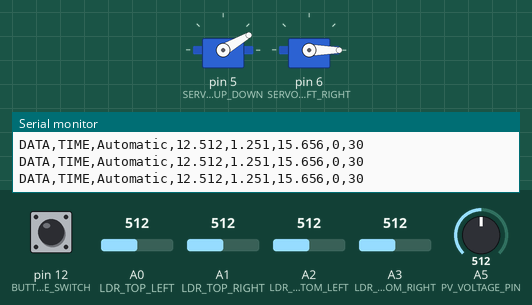
Recording of a sketch running on a simulated Arduino Uno, built with avr-gcc and run on an emulated ATmega328P. Parts: 2 × servo, the last lines printed to the serial monitor. The test bench sets the inputs (shaded band); at power-on: A0 (LDR_TOP_LEFT) = 512, A1 (LDR_TOP_RIGHT) = 512, A3 (LDR_BOTTOM_RIGHT) = 512, A2 (LDR_BOTTOM_LEFT) = 512, pin 12 (BUTTON_MODE_SWITCH) HIGH, A5 (PV_VOLTAGE_PIN) = 512.

Above: at 2.2 s.
2.3 s: A0 (LDR_TOP_LEFT) set to 550
At 3.57 s:
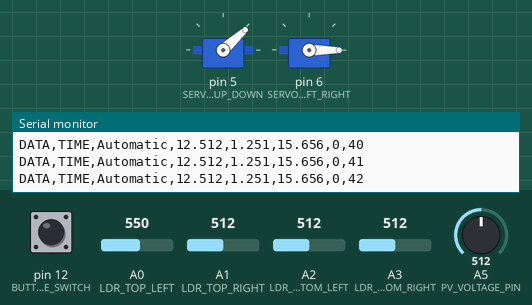
5.3 s: A1 (LDR_TOP_RIGHT) set to 557
8.3 s: A1 (LDR_TOP_RIGHT) set to 589
At 8.49 s:
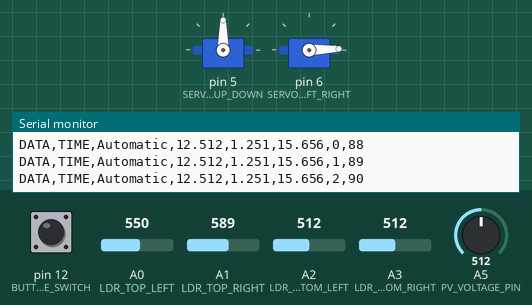
11.3 s: A3 (LDR_BOTTOM_RIGHT) set to 597
14.3 s: A3 (LDR_BOTTOM_RIGHT) set to 621
At 14.34 s:
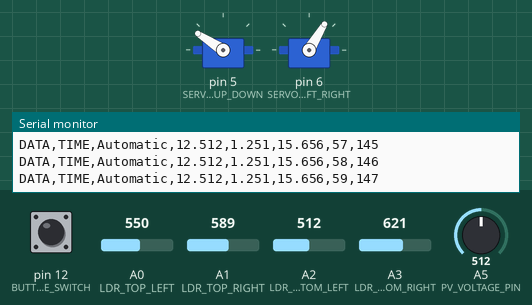
17.3 s: A2 (LDR_BOTTOM_LEFT) set to 716
At 17.42 s:
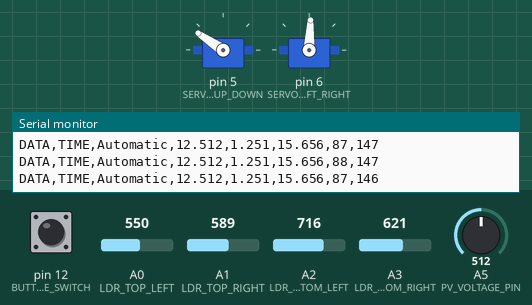
Timing chart, 0 to 23.8 s (numbered marks = the images above; inputs shaded):
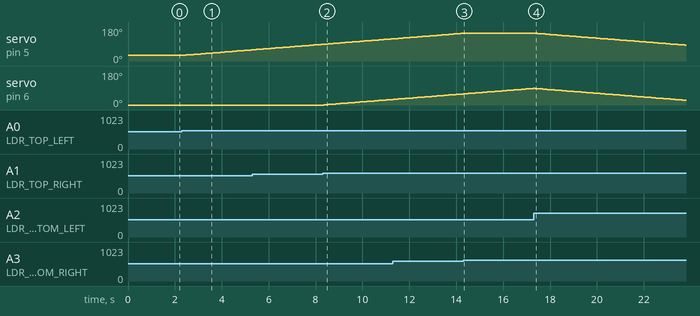

Measured:
- the behaviour switches between 533 and 534 on A0 (LDR_TOP_LEFT) (found by bisection; images 0 and 1)
- the behaviour switches between 571 and 572 on A1 (LDR_TOP_RIGHT) (found by bisection; images 1 and 2)
- the behaviour switches between 605 and 606 on A3 (LDR_BOTTOM_RIGHT) (found by bisection; images 2 and 3)
- after the input at 2.3 s, servo on pin 5 (SERVO_UP_DOWN): moves from 30° to 59° over 2.9 s, starting after 0.09 s
- after the input at 8.3 s, servo on pin 6 (SERVO_LEFT_RIGHT): moves from 0° to 29° over 2.9 s, starting at once
- after the input at 14.3 s, servo on pin 5 (SERVO_UP_DOWN): stays 147° (without the input it goes to 148° after 0.10 s)
- after the input at 17.3 s, servo on pin 5 (SERVO_UP_DOWN): moves from 147° to 84° over 6.4 s, starting after 0.08 s

The sketch:

Duy.ino
```cpp
/*
 * ========================================================================
 * DUAL-AXIS SOLAR TRACKER WITH ARDUINO UNO R3
 * ========================================================================
 *
 * PROJECT DESCRIPTION:
 * This project implements an automatic/manual dual-axis solar tracker
 * that can rotate to track the sun using LDR sensors (automatic mode)
 * or be controlled manually using a potentiometer.
 *
 * HARDWARE COMPONENTS:
 * - Arduino Uno R3
 * - 4x LDR sensors (Light Dependent Resistors)
 * - 2x Servo motors (MG996R for left-right, SG90 for up-down)
 * - 1x Potentiometer (for manual control)
 * - 2x Push buttons (mode switching and motor selection)
 * - 1x Solar PV panel with voltage sensor
 * - Resistors:  330Ω for LDR voltage dividers, load resistor for current measurement
 *
 * FEATURES:
 * - Automatic sun tracking using 4 LDR sensors
 * - Manual control using potentiometer
 * - Real-time data logging to Excel via PLX-DAQ
 * - Voltage, current, and power monitoring
 * - Night mode:  returns to sunrise position
 *
 * AUTHOR:  ducduyhsme
 * DATE: 2025-12-13
 * ========================================================================
 */

// Include the Servo library for controlling servo motors
#include <Servo.h>

// ========================================================================
// PIN DEFINITIONS
// ========================================================================

// LDR Sensor Pins (Analog Inputs)
#define LDR_TOP_LEFT     A0  // Top-left LDR sensor
#define LDR_TOP_RIGHT    A1  // Top-right LDR sensor
#define LDR_BOTTOM_LEFT  A2  // Bottom-left LDR sensor
#define LDR_BOTTOM_RIGHT A3  // Bottom-right LDR sensor

// Control Input Pins
#define POT_PIN          A4  // Potentiometer for manual control
#define PV_VOLTAGE_PIN   A5  // PV panel voltage measurement

// Servo Motor Control Pins (PWM)
#define SERVO_UP_DOWN    5   // Up-down servo motor (SG90) - controls elevation (south to north)
#define SERVO_LEFT_RIGHT 6   // Left-right servo motor (MG996R) - controls azimuth (east to west)

// Push Button Pins (Digital Inputs)
#define BUTTON_MOTOR_SELECT 11  // Button to select which motor to control in manual mode
#define BUTTON_MODE_SWITCH  12  // Button to switch between automatic and manual modes

// ========================================================================
// GLOBAL CONSTANTS
// ========================================================================

// Servo Motor Position Limits
#define SERVO_MIN_ANGLE  0    // Minimum servo angle (degrees)
#define SERVO_MAX_ANGLE  180  // Maximum servo angle (degrees)

// Light Sensing Thresholds
#define LIGHT_TOLERANCE  10   // Acceptable difference between LDR readings for stability
#define NIGHT_THRESHOLD  8    // Average LDR value below which system enters night mode

// Sunrise Position (Default position when night is detected)
#define SUNRISE_HORIZONTAL 0   // Left-right servo angle at sunrise (east position)
#define SUNRISE_VERTICAL   30  // Up-down servo angle at sunrise

// PV Panel Measurement Constants
#define LOAD_RESISTOR    10.0  // Load resistor value in Ohms (adjust to your actual value)
#define VOLTAGE_DIVIDER  5.0   // Voltage divider ratio (adjust based on your circuit)

// Timing Constants
#define SERIAL_BAUD_RATE 9600  // Serial communication speed for PLX-DAQ
#define LOOP_DELAY       100   // Main loop delay in milliseconds

// ========================================================================
// GLOBAL VARIABLES
// ========================================================================

// Create servo motor objects
Servo servoUpDown;      // Servo for vertical movement (elevation)
Servo servoLeftRight;   // Servo for horizontal movement (azimuth)

// Mode Control Variables
bool isAutoMode = true;        // true = automatic mode, false = manual mode
bool controlUpDown = true;     // true = control up-down motor, false = control left-right motor

// Button State Variables (for debouncing)
bool lastModeButtonState = HIGH;      // Previous state of mode switch button
bool lastMotorSelectButtonState = HIGH; // Previous state of motor select button
unsigned long lastModeDebounceTime = 0;   // Last time mode button was toggled
unsigned long lastMotorDebounceTime = 0;  // Last time motor select button was toggled
const unsigned long debounceDelay = 50;   // Debounce delay in milliseconds

// LDR Sensor Values
int ldrTopLeft = 0;      // Reading from top-left LDR
int ldrTopRight = 0;     // Reading from top-right LDR
int ldrBottomLeft = 0;   // Reading from bottom-left LDR
int ldrBottomRight = 0;  // Reading from bottom-right LDR

// Servo Position Variables
int currentHorizontalAngle = SUNRISE_HORIZONTAL;  // Current left-right servo angle
int currentVerticalAngle = SUNRISE_VERTICAL;      // Current up-down servo angle

// PV Panel Measurement Variables
float pvVoltage = 0.0;   // PV panel voltage in volts
float pvCurrent = 0.0;   // PV panel current in amperes
float pvPower = 0.0;     // PV panel power in watts

// ========================================================================
// SETUP FUNCTION - Runs once at startup
// ========================================================================
void setup() {
  // Initialize serial communication for data logging to Excel via PLX-DAQ
  Serial.begin(SERIAL_BAUD_RATE);

  // Send PLX-DAQ initialization commands
  Serial.println("CLEARDATA");  // Clear any existing data in Excel
  Serial.println("LABEL,Time,Mode,Voltage(V),Current(A),Power(W),Horizontal Angle,Vertical Angle");
  // Create column headers:  Time, Mode, Voltage, Current, Power, Servo Angles

  // Attach servo motors to their respective pins
  servoUpDown.attach(SERVO_UP_DOWN);        // Initialize up-down servo on pin 5
  servoLeftRight.attach(SERVO_LEFT_RIGHT);  // Initialize left-right servo on pin 6

  // Set servos to initial sunrise position
  servoLeftRight.write(currentHorizontalAngle);  // Move to east position
  servoUpDown.write(currentVerticalAngle);       // Set initial elevation

  // Configure button pins as inputs with internal pull-up resistors
  // Pull-up resistors make the pins HIGH when button is not pressed
  pinMode(BUTTON_MODE_SWITCH, INPUT_PULLUP);    // Mode switch button
  pinMode(BUTTON_MOTOR_SELECT, INPUT_PULLUP);   // Motor select button

  // Wait for servos to reach initial position
  delay(1000);

  // Send startup confirmation message
  Serial.println("Solar Tracker Initialized - Automatic Mode Active");
}

// ========================================================================
// MAIN LOOP FUNCTION - Runs repeatedly
// ========================================================================
void loop() {
  // Check if mode switch button is pressed (with debouncing)
  checkModeButton();

  // Execute appropriate control logic based on current mode
  if (isAutoMode) {
    // AUTOMATIC MODE: Track sun using LDR sensors
    automaticMode();
  } else {
    // MANUAL MODE: Control servos using potentiometer
    manualMode();
  }

  // Read PV panel voltage, calculate current and power
  measurePVPanel();

  // Send data to Excel for real-time visualization
  sendDataToExcel();

  // Small delay to stabilize readings and control loop speed
  delay(LOOP_DELAY);
}

// ========================================================================
// BUTTON HANDLING FUNCTIONS
// ========================================================================

/*
 * Function: checkModeButton
 * -------------------------
 * Checks if the mode switch button is pressed and toggles between
 * automatic and manual modes.  Implements debouncing to avoid false triggers.
 *
 * Button connected to pin 12 with pull-up resistor:
 * - HIGH (not pressed) = button not pressed
 * - LOW (pressed) = button is pressed
 */
void checkModeButton() {
  // Read current button state
  bool currentButtonState = digitalRead(BUTTON_MODE_SWITCH);

  // Check if button state has changed
  if (currentButtonState != lastModeButtonState) {
    // Reset debounce timer
    lastModeDebounceTime = millis();
  }

  // Check if enough time has passed to consider it a valid button press
  if ((millis() - lastModeDebounceTime) > debounceDelay) {
    // If button is pressed (LOW) and it's a new press
    if (currentButtonState == LOW && lastModeButtonState == HIGH) {
      // Toggle between automatic and manual mode
      isAutoMode = ! isAutoMode;

      // Send mode change notification to serial monitor/Excel
      if (isAutoMode) {
        Serial.println("Mode Changed:  AUTOMATIC");
      } else {
        Serial.println("Mode Changed: MANUAL");
      }
    }
  }

  // Save current button state for next iteration
  lastModeButtonState = currentButtonState;
}

/*
 * Function: checkMotorSelectButton
 * ---------------------------------
 * Checks if motor selection button is pressed in manual mode.
 * Toggles between controlling up-down servo and left-right servo.
 * Only active in manual mode.
 */
void checkMotorSelectButton() {
  // Read current button state
  bool currentButtonState = digitalRead(BUTTON_MOTOR_SELECT);

  // Check if button state has changed
  if (currentButtonState != lastMotorSelectButtonState) {
    // Reset debounce timer
    lastMotorDebounceTime = millis();
  }

  // Check if enough time has passed to consider it a valid button press
  if ((millis() - lastMotorDebounceTime) > debounceDelay) {
    // If button is pressed (LOW) and it's a new press
    if (currentButtonState == LOW && lastMotorSelectButtonState == HIGH) {
      // Toggle between controlling up-down and left-right motors
      controlUpDown = !controlUpDown;

      // Send motor selection notification
      if (controlUpDown) {
        Serial.println("Manual Control: UP-DOWN Motor Selected");
      } else {
        Serial.println("Manual Control: LEFT-RIGHT Motor Selected");
      }
    }
  }

  // Save current button state for next iteration
  lastMotorSelectButtonState = currentButtonState;
}

// ========================================================================
// AUTOMATIC MODE FUNCTION
// ========================================================================

/*
 * Function: automaticMode
 * -----------------------
 * Implements automatic sun tracking algorithm using 4 LDR sensors.
 *
 * ALGORITHM:
 * 1. Read all 4 LDR sensors
 * 2. Calculate average light from left sensors vs right sensors
 * 3. Calculate average light from top sensors vs bottom sensors
 * 4. Move servos toward the brighter direction
 * 5. Stop when difference is within tolerance range
 * 6. If night detected (avg < threshold), return to sunrise position
 *
 * LDR SENSOR POSITIONS:
 *     [Top-Left]    [Top-Right]
 *           \          /
 *            \        /
 *         [Solar Panel]
 *            /        \
 *           /          \
 *   [Bottom-Left]  [Bottom-Right]
 */
void automaticMode() {
  // Read all four LDR sensors (ADC returns 0-1023)
  ldrTopLeft = analogRead(LDR_TOP_LEFT);
  ldrTopRight = analogRead(LDR_TOP_RIGHT);
  ldrBottomLeft = analogRead(LDR_BOTTOM_LEFT);
  ldrBottomRight = analogRead(LDR_BOTTOM_RIGHT);

  // Calculate average light intensity from left side sensors
  int avgLeft = (ldrTopLeft + ldrBottomLeft) / 2;

  // Calculate average light intensity from right side sensors
  int avgRight = (ldrTopRight + ldrBottomRight) / 2;

  // Calculate average light intensity from top sensors
  int avgTop = (ldrTopLeft + ldrTopRight) / 2;

  // Calculate average light intensity from bottom sensors
  int avgBottom = (ldrBottomLeft + ldrBottomRight) / 2;

  // Calculate overall average light (for night detection)
  int avgTotal = (ldrTopLeft + ldrTopRight + ldrBottomLeft + ldrBottomRight) / 4;

  // --- NIGHT DETECTION ---
  // If average light is below threshold, it's night time
  if (avgTotal < NIGHT_THRESHOLD) {
    // Return to sunrise position (east and initial elevation)
    currentHorizontalAngle = SUNRISE_HORIZONTAL;
    currentVerticalAngle = SUNRISE_VERTICAL;
    servoLeftRight.write(currentHorizontalAngle);
    servoUpDown.write(currentVerticalAngle);
    return;  // Exit function, no tracking during night
  }

  // --- HORIZONTAL AXIS CONTROL (East-West / Left-Right) ---
  // Calculate difference between left and right light intensity
  int horizontalDiff = avgLeft - avgRight;

  if (horizontalDiff > LIGHT_TOLERANCE) {
    // Left side receives more light, move tracker LEFT (towards east in morning)
    if (currentHorizontalAngle > SERVO_MIN_ANGLE) {
      currentHorizontalAngle--;  // Decrease angle to move left
      servoLeftRight.write(currentHorizontalAngle);
    }
  }
  else if (horizontalDiff < -LIGHT_TOLERANCE) {
    // Right side receives more light, move tracker RIGHT (towards west in afternoon)
    if (currentHorizontalAngle < SERVO_MAX_ANGLE) {
      currentHorizontalAngle++;  // Increase angle to move right
      servoLeftRight.write(currentHorizontalAngle);
    }
  }
  // If difference is within tolerance [-10, 10], tracker is aligned - no movement needed

  // --- VERTICAL AXIS CONTROL (South-North / Up-Down) ---
  // Calculate difference between top and bottom light intensity
  int verticalDiff = avgTop - avgBottom;

  if (verticalDiff > LIGHT_TOLERANCE) {
    // Top sensors receive more light, move tracker UP (towards north)
    if (currentVerticalAngle < SERVO_MAX_ANGLE) {
      currentVerticalAngle++;  // Increase angle to move up
      servoUpDown.write(currentVerticalAngle);
    }
  }
  else if (verticalDiff < -LIGHT_TOLERANCE) {
    // Bottom sensors receive more light, move tracker DOWN (towards south)
    if (currentVerticalAngle > SERVO_MIN_ANGLE) {
      currentVerticalAngle--;  // Decrease angle to move down
      servoUpDown.write(currentVerticalAngle);
    }
  }
  // If difference is within tolerance [-10, 10], tracker is aligned - no movement needed
}

// ========================================================================
// MANUAL MODE FUNCTION
// ========================================================================

/*
 * Function:  manualMode
 * --------------------
 * Allows manual control of solar tracker using potentiometer.
 * Motor selection button (pin 11) switches between controlling:
 * - Up-Down motor (elevation control)
 * - Left-Right motor (azimuth control)
 *
 * Potentiometer value (0-1023) is mapped to servo angle (0-180 degrees)
 */
void manualMode() {
  // Check if motor selection button is pressed
  checkMotorSelectButton();

  // Read potentiometer value (0-1023 from 10-bit ADC)
  int potValue = analogRead(POT_PIN);

  // Map potentiometer value to servo angle range (0-180 degrees)
  // map(value, fromLow, fromHigh, toLow, toHigh)
  int targetAngle = map(potValue, 0, 1023, SERVO_MIN_ANGLE, SERVO_MAX_ANGLE);

  // Control the selected motor based on controlUpDown flag
  if (controlUpDown) {
    // Control UP-DOWN motor (vertical movement)
    currentVerticalAngle = targetAngle;
    servoUpDown. write(currentVerticalAngle);
  }
  else {
    // Control LEFT-RIGHT motor (horizontal movement)
    currentHorizontalAngle = targetAngle;
    servoLeftRight.write(currentHorizontalAngle);
  }
}

// ========================================================================
// PV PANEL MEASUREMENT FUNCTION
// ========================================================================

/*
 * Function: measurePVPanel
 * ------------------------
 * Reads PV panel voltage from analog pin A5 and calculates:
 * - Voltage:  Converted from ADC reading using voltage divider ratio
 * - Current: Calculated using Ohm's law (I = V / R) with load resistor
 * - Power: Calculated as P = V × I
 *
 * NOTE:  Adjust VOLTAGE_DIVIDER and LOAD_RESISTOR constants based on
 * your actual circuit configuration
 */
void measurePVPanel() {
  // Read raw ADC value from voltage sensor (0-1023)
  int rawVoltage = analogRead(PV_VOLTAGE_PIN);

  // Convert ADC reading to actual voltage
  // Formula: V = (ADC_value / 1023) × Reference_Voltage × Voltage_Divider_Ratio
  pvVoltage = (rawVoltage / 1023.0) * 5.0 * VOLTAGE_DIVIDER;

  // Calculate current using Ohm's Law: I = V / R
  // Where R is the load resistor value
  pvCurrent = pvVoltage / LOAD_RESISTOR;

  // Calculate power:  P = V × I
  pvPower = pvVoltage * pvCurrent;
}

// ========================================================================
// DATA LOGGING FUNCTION
// ========================================================================

/*
 * Function: sendDataToExcel
 * -------------------------
 * Sends real-time data to Excel spreadsheet using PLX-DAQ protocol.
 * Data includes:
 * - Timestamp (automatically generated by PLX-DAQ)
 * - Current mode (Automatic/Manual)
 * - PV voltage, current, and power
 * - Current servo angles (horizontal and vertical)
 *
 * FORMAT:  DATA,Time,Mode,Voltage,Current,Power,HorizontalAngle,VerticalAngle
 */
void sendDataToExcel() {
  // Start data row with PLX-DAQ command
  Serial.print("DATA,");

  // Timestamp (automatically handled by PLX-DAQ)
  Serial.print("TIME,");

  // Current mode
  if (isAutoMode) {
    Serial.print("Automatic,");
  } else {
    Serial.print("Manual,");
  }

  // PV panel voltage (in volts)
  Serial.print(pvVoltage, 3);  // Print with 3 decimal places
  Serial.print(",");

  // PV panel current (in amperes)
  Serial.print(pvCurrent, 3);  // Print with 3 decimal places
  Serial.print(",");

  // PV panel power (in watts)
  Serial.print(pvPower, 3);  // Print with 3 decimal places
  Serial.print(",");

  // Horizontal servo angle (azimuth position)
  Serial.print(currentHorizontalAngle);
  Serial.print(",");

  // Vertical servo angle (elevation position)
  Serial.println(currentVerticalAngle);  // println adds newline character
}

/*
 * ========================================================================
 * END OF CODE
 * ========================================================================
 *
 * USAGE INSTRUCTIONS:
 *
 * 1. HARDWARE SETUP:
 *    - Connect all components according to pin definitions above
 *    - Ensure proper power supply for servo motors (external 5V recommended)
 *    - Connect Arduino to computer via USB cable
 *
 * 2. SOFTWARE SETUP:
 *    - Upload this code to Arduino Uno R3 using Arduino IDE
 *    - Download and install PLX-DAQ Excel Macro
 *    - Open PLX-DAQ Spreadsheet from installation folder
 *
 * 3. OPERATION:
 *    - In PLX-DAQ window, select correct COM port and baud rate (9600)
 *    - Click "Connect" button to start data logging
 *    - Use mode switch button to toggle between automatic and manual modes
 *    - In manual mode, use motor select button to choose which servo to control
 *    - In manual mode, turn potentiometer to adjust servo position
 *    - Watch real-time data appear in Excel spreadsheet
 *
 * 4. CALIBRATION:
 *    - Adjust LIGHT_TOLERANCE if tracker is too sensitive/insensitive
 *    - Adjust NIGHT_THRESHOLD based on your LDR sensors
 *    - Modify SUNRISE_HORIZONTAL and SUNRISE_VERTICAL for your location
 *    - Update VOLTAGE_DIVIDER and LOAD_RESISTOR for accurate measurements
 *
 * TROUBLESHOOTING:
 * - If servos jitter:  Increase LIGHT_TOLERANCE value
 * - If no Excel data: Check COM port and baud rate settings
 * - If servos don't move: Check power supply and connections
 * - If inaccurate voltage: Calibrate VOLTAGE_DIVIDER constant
 *
 * ========================================================================
 */
```
